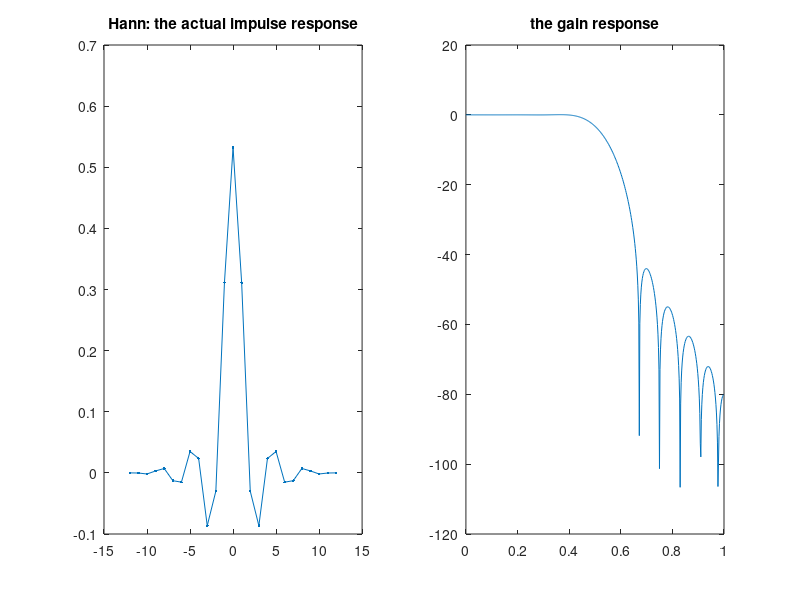

The MATLAB source for this figure:
clear;

wp = 2*pi * 3/15; 
ws = 2*pi * 5/15; 

rp = 0.3; 
rs = 40;

c = 3.11*pi;

wc = (ws+wp) / 2;
delt_w = ws - wp;

M = ceil(c / delt_w);
N = 2 * M + 1;
win = hann(N);
n = -M:M;
filter_t = fir1(N-1, wc/pi, win);

subplot(1,2,1);
plot(n,filter_t,'.-')
title("Hann: the actual impulse response"); 

[h,w] = freqz(filter_t,1,512); 
W = w/pi; 
H = 20*log10(abs(h));

subplot(1,2,2);
plot(W,H);
title("the gain response");

